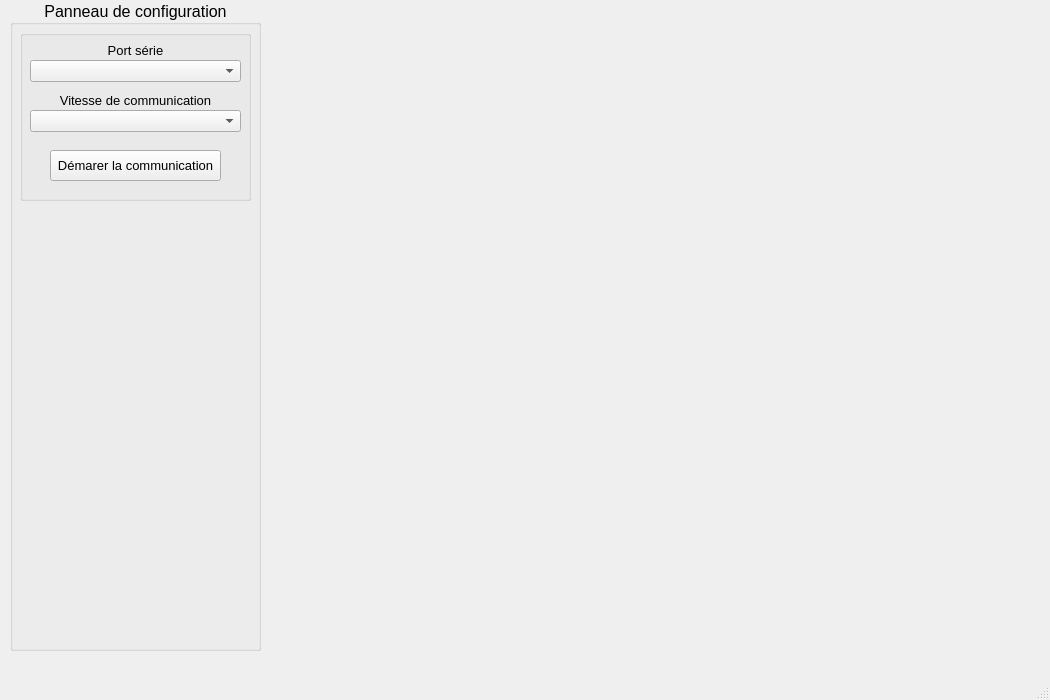
<?xml version="1.0" encoding="UTF-8"?>
<ui version="4.0">
 <class>MainWindow</class>
 <widget class="QMainWindow" name="MainWindow">
  <property name="enabled">
   <bool>true</bool>
  </property>
  <property name="geometry">
   <rect>
    <x>0</x>
    <y>0</y>
    <width>1050</width>
    <height>700</height>
   </rect>
  </property>
  <property name="maximumSize">
   <size>
    <width>1050</width>
    <height>750</height>
   </size>
  </property>
  <property name="windowTitle">
   <string>IMU data visualisation</string>
  </property>
  <widget class="QWidget" name="centralwidget">
   <widget class="QGroupBox" name="groupBox">
    <property name="geometry">
     <rect>
      <x>10</x>
      <y>0</y>
      <width>251</width>
      <height>651</height>
     </rect>
    </property>
    <property name="font">
     <font>
      <pointsize>12</pointsize>
      <weight>50</weight>
      <bold>false</bold>
     </font>
    </property>
    <property name="title">
     <string>Panneau de configuration</string>
    </property>
    <property name="alignment">
     <set>Qt::AlignCenter</set>
    </property>
    <widget class="QGroupBox" name="groupBox_2">
     <property name="geometry">
      <rect>
       <x>10</x>
       <y>30</y>
       <width>231</width>
       <height>171</height>
      </rect>
     </property>
     <property name="font">
      <font>
       <pointsize>10</pointsize>
       <weight>50</weight>
       <bold>false</bold>
      </font>
     </property>
     <property name="title">
      <string/>
     </property>
     <property name="alignment">
      <set>Qt::AlignCenter</set>
     </property>
     <widget class="QComboBox" name="comboBox">
      <property name="geometry">
       <rect>
        <x>10</x>
        <y>30</y>
        <width>211</width>
        <height>22</height>
       </rect>
      </property>
     </widget>
     <widget class="QLabel" name="label">
      <property name="geometry">
       <rect>
        <x>0</x>
        <y>10</y>
        <width>231</width>
        <height>20</height>
       </rect>
      </property>
      <property name="text">
       <string>Port série</string>
      </property>
      <property name="alignment">
       <set>Qt::AlignCenter</set>
      </property>
     </widget>
     <widget class="QLabel" name="label_2">
      <property name="geometry">
       <rect>
        <x>0</x>
        <y>60</y>
        <width>231</width>
        <height>20</height>
       </rect>
      </property>
      <property name="text">
       <string>Vitesse de communication</string>
      </property>
      <property name="alignment">
       <set>Qt::AlignCenter</set>
      </property>
     </widget>
     <widget class="QComboBox" name="comboBox_3">
      <property name="geometry">
       <rect>
        <x>10</x>
        <y>80</y>
        <width>211</width>
        <height>22</height>
       </rect>
      </property>
      <property name="currentText">
       <string/>
      </property>
     </widget>
     <widget class="QPushButton" name="pushButton">
      <property name="geometry">
       <rect>
        <x>30</x>
        <y>120</y>
        <width>171</width>
        <height>31</height>
       </rect>
      </property>
      <property name="text">
       <string>Démarer la communication</string>
      </property>
      <property name="autoRepeatDelay">
       <number>304</number>
      </property>
      <property name="autoDefault">
       <bool>false</bool>
      </property>
      <property name="default">
       <bool>false</bool>
      </property>
      <property name="flat">
       <bool>false</bool>
      </property>
     </widget>
    </widget>
   </widget>
   <widget class="QWidget" name="widget" native="true">
    <property name="geometry">
     <rect>
      <x>269</x>
      <y>9</y>
      <width>771</width>
      <height>641</height>
     </rect>
    </property>
   </widget>
  </widget>
  <widget class="QMenuBar" name="menubar">
   <property name="geometry">
    <rect>
     <x>0</x>
     <y>0</y>
     <width>1050</width>
     <height>21</height>
    </rect>
   </property>
  </widget>
  <widget class="QStatusBar" name="statusbar"/>
 </widget>
 <resources/>
 <connections/>
</ui>
